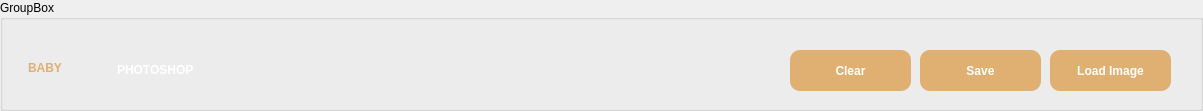
   <widget class="QGroupBox" name="groupBox">
    <property name="geometry">
     <rect>
      <x>-4</x>
      <y>-30</y>
      <width>1203</width>
      <height>111</height>
     </rect>
    </property>
    <property name="title">
     <string>GroupBox</string>
    </property>
    <widget class="QPushButton" name="pushButton_11">
     <property name="geometry">
      <rect>
       <x>1050</x>
       <y>50</y>
       <width>121</width>
       <height>41</height>
      </rect>
     </property>
     <property name="styleSheet">
      <string notr="true">QPushButton{
color:white;
background-color:#E0AF72;
font: 10pt &quot;Arial&quot;;
border-radius:10;
font-weight: bold
}
QPushButton:Hover{
background-color:#AD8758;

}</string>
     </property>
     <property name="text">
      <string>Load Image</string>
     </property>
    </widget>
    <widget class="QPushButton" name="pushButton_22">
     <property name="geometry">
      <rect>
       <x>920</x>
       <y>50</y>
       <width>121</width>
       <height>41</height>
      </rect>
     </property>
     <property name="styleSheet">
      <string notr="true">QPushButton{
color:white;
background-color:#E0AF72;
font: 10pt &quot;Arial&quot;;
border-radius:10;
font-weight: bold
}
QPushButton:Hover{
background-color:#AD8758;

}</string>
     </property>
     <property name="text">
      <string>Save</string>
     </property>
    </widget>
    <widget class="QPushButton" name="pushButton_24">
     <property name="geometry">
      <rect>
       <x>790</x>
       <y>50</y>
       <width>121</width>
       <height>41</height>
      </rect>
     </property>
     <property name="styleSheet">
      <string notr="true">QPushButton{
color:white;
background-color:#E0AF72;
font: 10pt &quot;Arial&quot;;
border-radius:10;
font-weight: bold
}
QPushButton:Hover{
background-color:#AD8758;

}</string>
     </property>
     <property name="text">
      <string>Clear</string>
     </property>
    </widget>
    <widget class="QLabel" name="label_28">
     <property name="geometry">
      <rect>
       <x>28</x>
       <y>50</y>
       <width>123</width>
       <height>35</height>
      </rect>
     </property>
     <property name="styleSheet">
      <string notr="true">QLabel{
color: #E0AF72;
font-weight: bold;
font: 20pt &quot;Arial Black&quot;;
border:0 solid none;

}</string>
     </property>
     <property name="text">
      <string>BABY</string>
     </property>
    </widget>
    <widget class="QLabel" name="label_29">
     <property name="geometry">
      <rect>
       <x>117</x>
       <y>52</y>
       <width>220</width>
       <height>35</height>
      </rect>
     </property>
     <property name="styleSheet">
      <string notr="true">QLabel{
color: white;
font-weight: bold;
font: 25pt &quot;Arial&quot;;
border:0 solid none;
}</string>
     </property>
     <property name="text">
      <string>PHOTOSHOP</string>
     </property>
    </widget>
   </widget>
